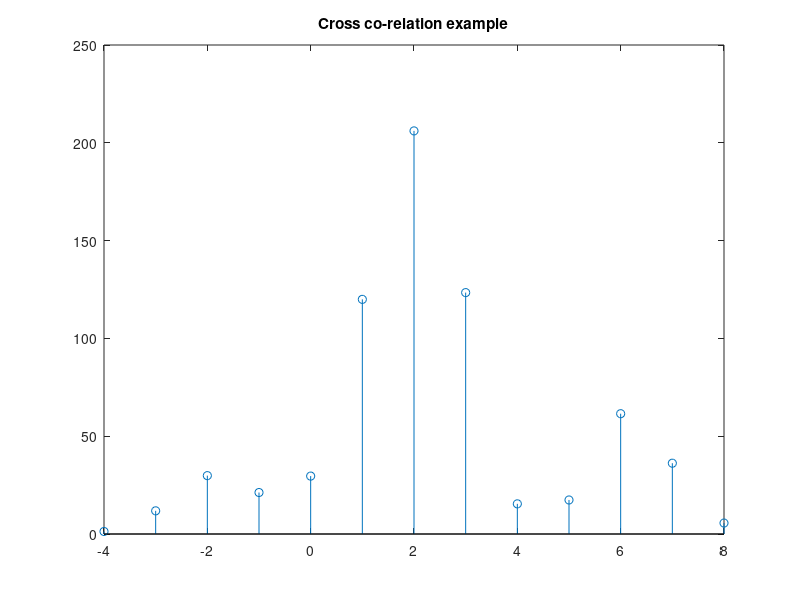

Reproduce this figure in MATLAB.
clc;
clear all;
close all;

x=[3,11,7,0,-1,4,2];

nx=-3:3;
ny=-1:5;

y1=x;
w=randn(1, length(y1));

y=y1+w;
nyb=ny(1)+nx(1);
nye = ny(length(y1))+nx(length(x));
ny=nyb:nye;
xcr=xcorr(x,y); %cross corelation
stem(ny, xcr);
title('Cross co-relation example');
xlabel=('Time, n');